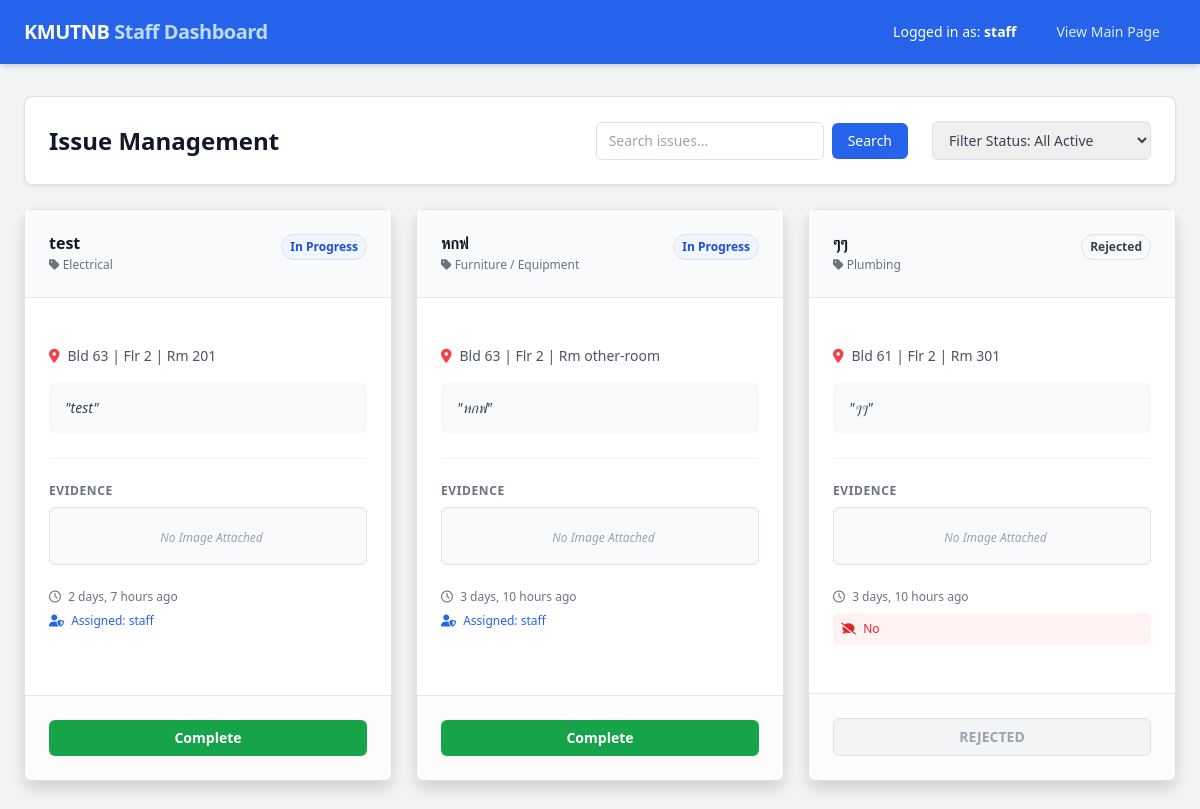
/dashboard/ (signed in), run on an earlier commit of the app's database.
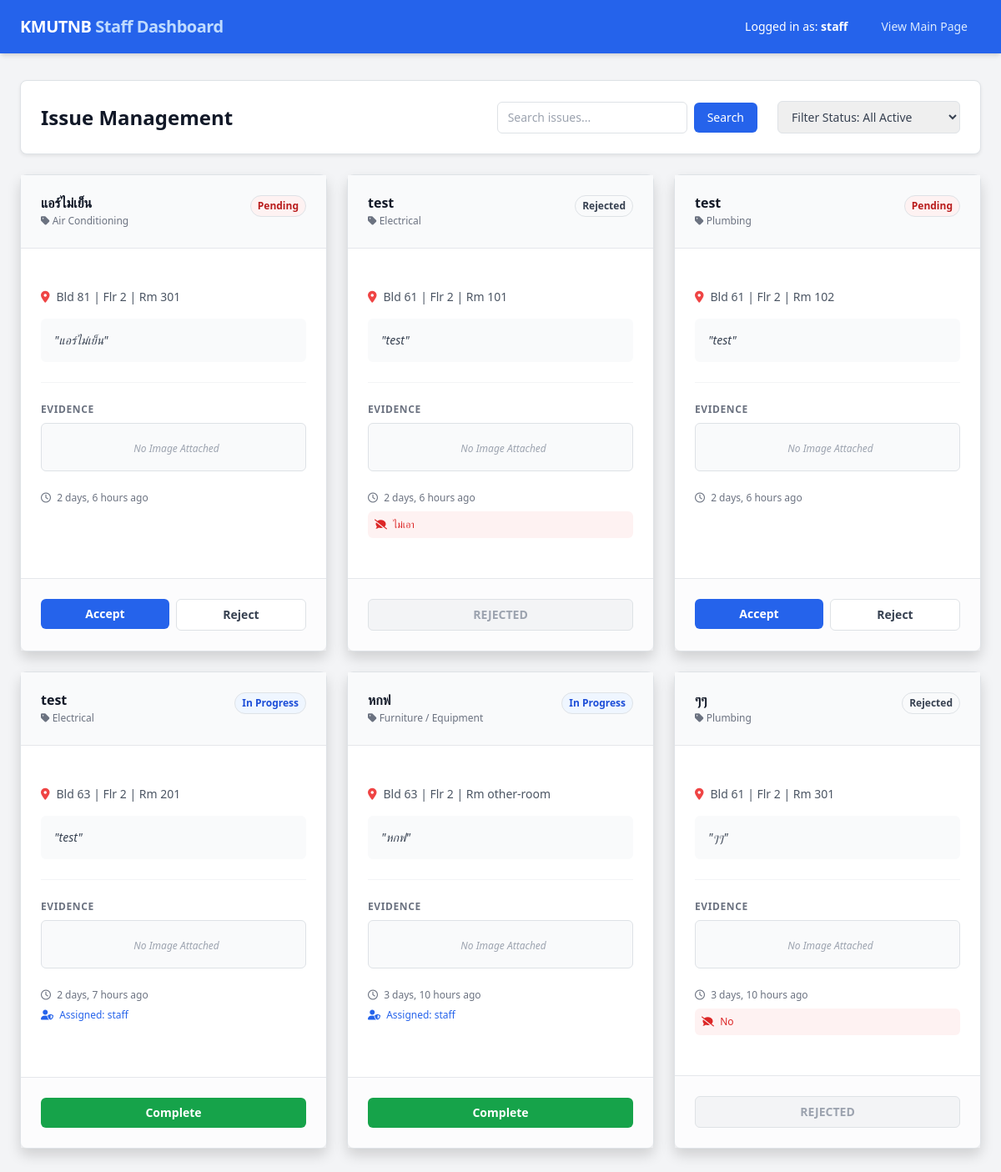
And on a later commit of the database.
### Issue/models.py (models this page shows, shortened)
class Issue(models.Model):
    CATEGORY_CHOICES = [
        ('electrical', 'Electrical'),
        ('plumbing', 'Plumbing'),
        ('internet', 'Internet'),
        ('hvac', 'Air Conditioning'),
        ('furniture', 'Furniture / Equipment'),
        ('security', 'Security'),
        ('cleanliness', 'Cleanliness'),
        ('other', 'Other'),
    ]
    STATUS_CHOICES = [
        ('pending', 'Pending'),
        ('progress', 'In Progress'),
        ('hold', 'On Hold'),
        ('resolved', 'Resolved'),
        ('rejected', 'Rejected'),
    ]
    category = models.CharField(max_length=20, choices=CATEGORY_CHOICES, default='other') # หมวดหมู่
    title = models.CharField(max_length=255) # หัวข้อปัญหา (สร้างอัตโนมัติจากรายละเอียด)
    desc = models.TextField() # รายละเอียด
    bld = models.CharField(max_length=50) # อาคาร
    flr = models.CharField(max_length=50) # ชั้น
    rm = models.CharField(max_length=50)  # ห้อง
    status = models.CharField(max_length=20, choices=STATUS_CHOICES, default='pending') # สถานะเริ่มต้นคือ pending
    assigned_to = models.ForeignKey(User, on_delete=models.SET_NULL, null=True, blank=True, related_name='assigned_issues') # เจ้าหน้าที่ผู้รับผิดชอบ
    image = models.ImageField(upload_to='issue_images/', blank=True, null=True) # รูปภาพประกอบปัญหา
    rejection_reason = models.TextField(blank=True, null=True) # เหตุผลที่ปฏิเสธปัญหา
    created_at = models.DateTimeField(auto_now_add=True) # เวลาที่สร้างปัญหา
    in_progress_at = models.DateTimeField(null=True, blank=True) # เวลาที่เริ่มดำเนินการ
    resolved_at = models.DateTimeField(null=True, blank=True) # เวลาที่แก้ไขเสร็จ

### Issue/views.py (the view)
# urls.py: path('dashboard/', views.dashboard, name='dashboard'),
@login_required
@staff_member_required
def dashboard(request):
    status_filter = request.GET.get('status', '') # สถานะจากช่องกรองค้นหา
    search_query = request.GET.get('q', '') # ข้อความค้นหา
    if status_filter:
        issues = Issue.objects.filter(status=status_filter).order_by('-created_at')
    else:
        issues = Issue.objects.exclude(status='resolved').order_by('-created_at')
    if search_query:
        issues = issues.filter(Q(title__icontains=search_query) | Q(desc__icontains=search_query))
    context = {
        'issues': issues,
        'current_filter': status_filter,
        'search_query': search_query,
        'status_choices': Issue.STATUS_CHOICES,
    }
    return render(request, 'dashboard.html', context)

### Issue/templates/dashboard.html (shortened to what this page needs)
<!DOCTYPE html>
{% load static %}
<html lang="en">
<head>
    <script src="https://cdn.tailwindcss.com"></script>
    <link href="https://cdn.jsdelivr.net/npm/bootstrap@5.3.2/dist/css/bootstrap.min.css" rel="stylesheet">
    <link href="https://cdnjs.cloudflare.com/ajax/libs/font-awesome/6.0.0/css/all.min.css" rel="stylesheet">
</head>
<body class="bg-gray-100 min-h-screen">
    <nav class="bg-blue-600 shadow-md">
        <div class="max-w-7xl mx-auto px-4 sm:px-6 lg:px-8">
            <div class="flex justify-between h-16">
                <div class="flex items-center">
                    <span class="text-white text-xl font-bold tracking-tight">KMUTNB <span class="text-blue-200">Staff Dashboard</span></span>
                </div>
                <div class="flex items-center gap-4">
                    <span class="text-white text-sm">Logged in as: <span class="font-semibold">{{request.user.username}}</span></span>
                    <a href="/" class="text-blue-100 hover:text-white px-3 py-2 rounded-md text-sm font-medium transition">View Main Page</a>
                </div>
            </div>
        </div>
    </nav>
    <main class="max-w-7xl mx-auto py-8 px-4 sm:px-6 lg:px-8">
        <div class="mb-6 flex justify-between items-center bg-white p-4 rounded-lg shadow-sm border border-gray-200">
            <h1 class="text-2xl font-bold text-gray-900">Issue Management</h1>
            <div class="flex items-center gap-4">
                <form method="GET" action="{% url 'Issue:dashboard' %}" class="flex flex-wrap items-center gap-4">
                    <div class="flex items-center gap-2">
                        <input type="text" name="q" value="{{ search_query }}" placeholder="Search issues..."
                            class="block w-full pl-3 pr-3 py-2 border border-gray-300 rounded-md text-sm focus:ring-blue-500">
                        <button type="submit" class="px-3 py-2 text-white bg-blue-600 rounded-md text-sm font-medium">Search</button>
                    </div>
                    <select name="status" onchange="this.form.submit()" class="pl-3 pr-10 py-2 text-sm border-gray-300 rounded-md border text-gray-700">
                        <option value="">Filter Status: All Active</option>
                    </select>
                </form>
            </div>
        </div>
        {% if issues %}
        <div class="grid grid-cols-1 md:grid-cols-2 lg:grid-cols-3 gap-6">
            {% for issue in issues %}
            <div class="ic bg-white shadow rounded-lg border border-gray-200 flex flex-col hover:border-blue-300 transition">
                <div class="px-4 py-4 border-b border-gray-200 flex justify-between items-start bg-gray-50">
                    <div>
                        <h3 class="text-md font-bold text-gray-900 truncate w-40" title="{{ issue.title }}">{{ issue.title }}</h3>
                        <p class="mt-1 text-xs text-gray-500"><i class="fas fa-tag"></i> {{ issue.get_category_display }}</p>
                    </div>
                    <span class="inline-flex items-center px-2 py-1 rounded-full text-xs font-semibold border
                        {% if issue.status == 'pending' %} bg-red-50 text-red-700 border-red-200
                        {% elif issue.status == 'progress' %} bg-blue-50 text-blue-700 border-blue-200
                        {% elif issue.status == 'resolved' %} bg-green-50 text-green-700 border-green-200
                        {% else %} bg-gray-50 text-gray-700 border-gray-200 {% endif %}">
                        {{ issue.get_status_display }}
                    </span>
                </div>
                <div class="px-4 py-5 flex-grow">
                    <div class="mb-3 flex items-center text-sm text-gray-600 gap-2 font-medium">
                        <i class="fas fa-map-marker-alt text-red-500"></i>
                        <span>Bld {{ issue.bld }} | Flr {{ issue.flr }} | Rm {{ issue.rm }}</span>
                    </div>
                    <p class="text-sm text-gray-700 bg-gray-50 p-3 rounded-md italic mb-4">"{{ issue.desc }}"</p>
                    <div class="mb-4 pt-4 border-t border-gray-100">
                        <h4 class="text-xs font-bold text-gray-500 uppercase tracking-wider mb-2">Evidence</h4>
                        {% if issue.image %}
                            <button type="button"
                                class="w-full inline-flex justify-center items-center px-4 py-2 bg-blue-50 text-blue-700 border border-blue-200 rounded-md text-xs font-bold hover:bg-blue-600 hover:text-white transition"
                                onclick="openImageModal('{{ issue.image.url|escapejs }}', '{{ issue.title|escapejs }}')">
                                <i class="fas fa-image mr-2"></i> VIEW PHOTO
                            </button>
                        {% else %}
                            <div class="w-full py-3 bg-gray-50 border border-dashed border-gray-200 rounded-md text-center">
                                <span class="text-gray-400 text-xs italic"> No Image Attached</span>
                            </div>
                        {% endif %}
                    </div>
                    <div class="space-y-2 text-xs text-gray-500">
                        <p><i class="far fa-clock mr-1"></i> {{ issue.created_at|timesince }} ago</p>
                        {% if issue.assigned_to %}
                            <p class="text-blue-600 font-medium"><i class="fas fa-user-shield mr-1"></i> Assigned: {{ issue.assigned_to.username }}</p>
                        {% endif %}
                        {% if issue.rejection_reason %}
                            <p class="bg-red-50 p-2 rounded text-red-600"><i class="fas fa-comment-slash mr-1"></i> {{ issue.rejection_reason }}</p>
                        {% endif %}
                    </div>
                </div>
                <div class="px-4 py-4 border-t border-gray-200 bg-gray-50/50">
                    {% if issue.status == 'pending' %}
                    <div class="flex gap-2">
                        <form method="POST" action="{% url 'Issue:update_status' issue.id %}" class="flex-1">
                            <button type="submit" class="w-full py-2 bg-blue-600 text-white rounded-md text-sm font-bold hover:bg-blue-700 transition">Accept</button>
                        </form>
                        <button onclick="document.getElementById('reject-form-{{ issue.id }}').classList.toggle('hidden')" class="flex-1 py-2 bg-white border border-gray-300 text-gray-700 rounded-md text-sm font-bold hover:bg-gray-50 transition">Reject</button>
                    </div>
                    {% elif issue.status == 'progress' %}
                    <form method="POST" action="{% url 'Issue:update_status' issue.id %}">
                        <button type="submit" class="w-full py-2 bg-green-600 text-white rounded-md text-sm font-bold hover:bg-green-700 transition">Complete</button>
                    </form>
                    {% else %}
                    <div class="text-center py-2 text-sm font-bold text-gray-400 bg-gray-100 rounded border border-gray-200">
                        {{ issue.get_status_display|upper }}
                    </div>
                    {% endif %}
                </div>
            </div>
            {% endfor %}
        </div>
        {% else %}
        <div class="text-center py-16 bg-white rounded-lg shadow-sm border border-gray-200">
            <i class="fas fa-clipboard-check text-5xl text-gray-300 mb-4"></i>
            <h3 class="text-lg font-medium text-gray-900">No issues found</h3>
        </div>
        {% endif %}
    </main>
</body>
</html>

### Issue/templates/dashboard.html (style rules this page uses)
.ic { cursor: default; }

What changed in the data, as far as the page shows it:
added Issue: title "แอร์ไม่เย็น", category "Air Conditioning", status "Pending", bld "81", flr "2", rm "301", desc "แอร์ไม่เย็น", shows "No Image Attached", created_at "2 days, 6 hours"
added Issue: title "test", category "Electrical", status "Rejected", bld "61", flr "2", rm "101", desc "test", shows "No Image Attached", created_at "2 days, 6 hours", rejection_reason "ไม่เอา", status "REJECTED"
added Issue: title "test", category "Plumbing", status "Pending", bld "61", flr "2", rm "102", desc "test", shows "No Image Attached", created_at "2 days, 6 hours"
